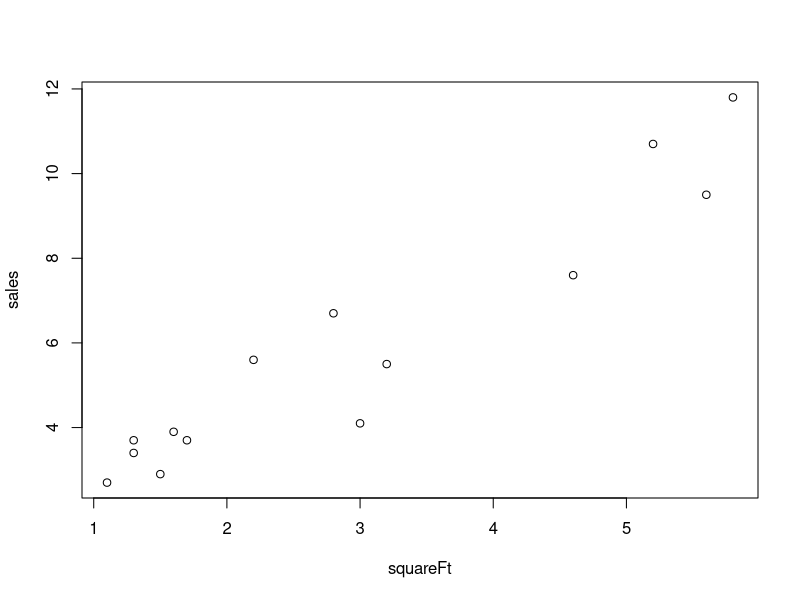
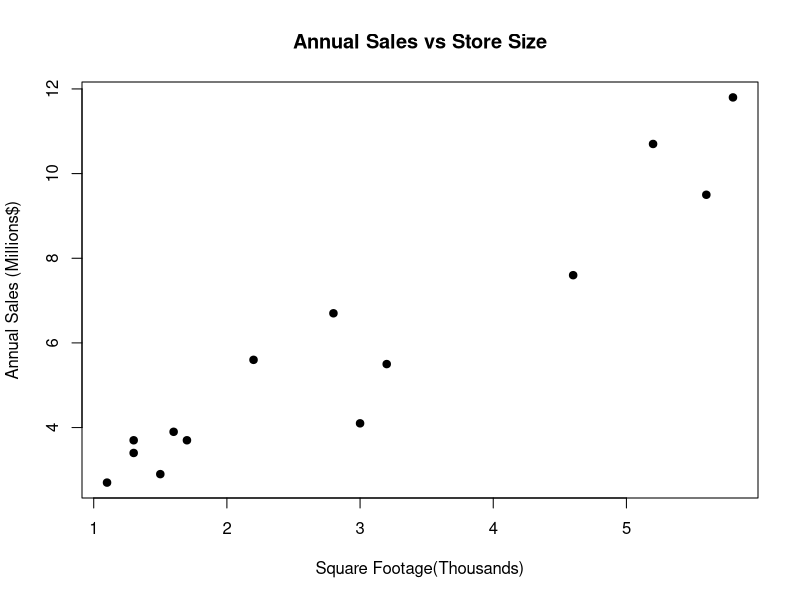
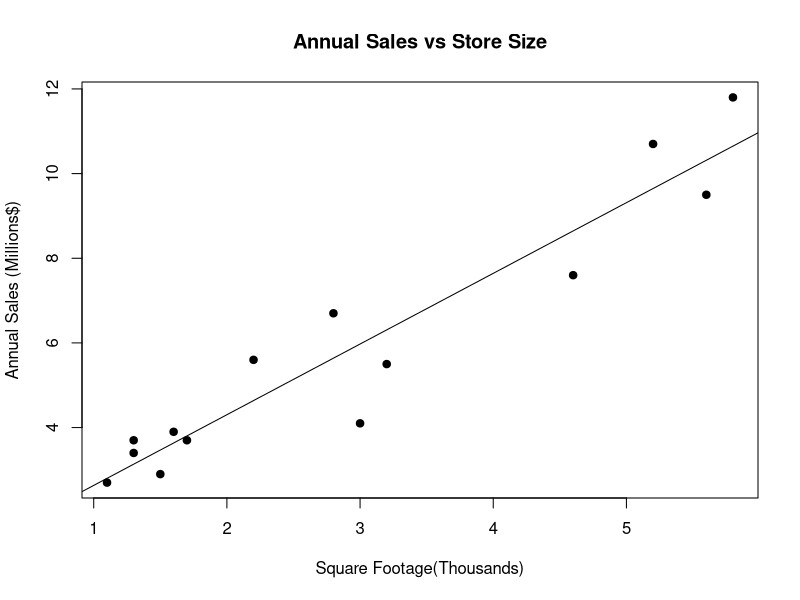

These figures' R source, in order:
## ---- chunk 1
options(repr.plot.width=4, repr.plot.height=4)
options("scipen"=100, "digits"=4)
## ---- chunk 2
squareFt <- c(1.7, 1.6, 2.8, 5.6, 1.3, 2.2, 1.3, 1.1, 3.2, 1.5, 5.2, 4.6, 5.8, 3)
sales <- c(3.7, 3.9, 6.7, 9.5, 3.4, 5.6, 3.7, 2.7, 5.5, 2.9, 10.7, 7.6, 11.8, 4.1)
## ---- chunk 3
dataFrame<-data.frame(squareFt, sales)
## ---- chunk 4
plot(dataFrame)
## ---- chunk 5
plot(dataFrame, main="Annual Sales vs Store Size", xlab="Square Footage(Thousands)", ylab="Annual Sales (Millions$)", pch=19)
## ---- chunk 6
R = cor(squareFt,sales)
R*R
## ---- chunk 7
model = lm(sales~squareFt, data=dataFrame)
summary(model)
## ---- chunk 8
plot(dataFrame, main="Annual Sales vs Store Size", xlab="Square Footage(Thousands)", ylab="Annual Sales (Millions$)", pch=19)
abline(model)
## ---- chunk 9
predictors = data.frame(squareFt=c(4.0,2.0,5.0))
predictions<-predict(model, predictors)
round(predictions*1000000)
